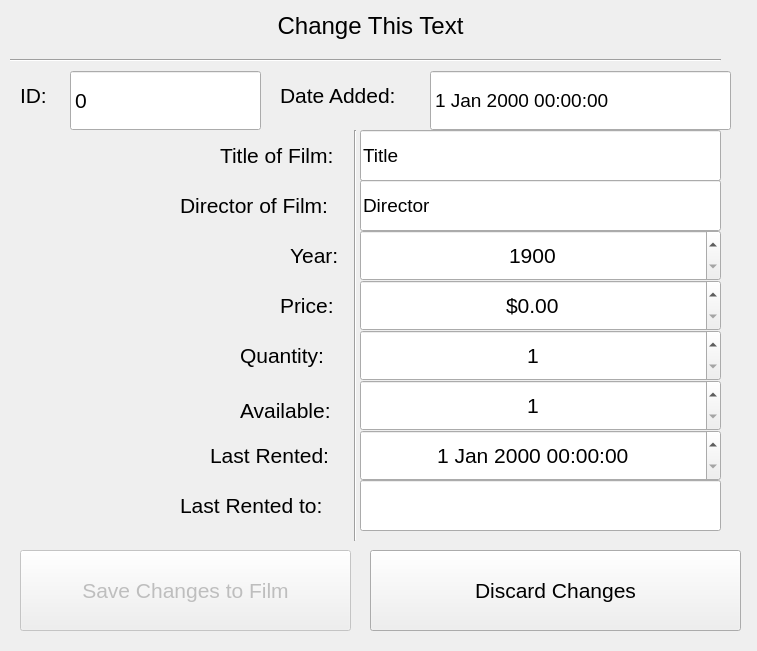
<?xml version="1.0" encoding="UTF-8"?>
<ui version="4.0">
 <class>RentalsForm</class>
 <widget class="QMainWindow" name="RentalsForm">
  <property name="geometry">
   <rect>
    <x>0</x>
    <y>0</y>
    <width>757</width>
    <height>651</height>
   </rect>
  </property>
  <property name="minimumSize">
   <size>
    <width>757</width>
    <height>651</height>
   </size>
  </property>
  <property name="maximumSize">
   <size>
    <width>757</width>
    <height>651</height>
   </size>
  </property>
  <property name="windowTitle">
   <string>MainWindow</string>
  </property>
  <widget class="QWidget" name="centralwidget">
   <widget class="QLabel" name="rentalsHeaderText">
    <property name="geometry">
     <rect>
      <x>100</x>
      <y>10</y>
      <width>541</width>
      <height>31</height>
     </rect>
    </property>
    <property name="font">
     <font>
      <pointsize>18</pointsize>
     </font>
    </property>
    <property name="text">
     <string>Change This Text</string>
    </property>
    <property name="alignment">
     <set>Qt::AlignCenter</set>
    </property>
   </widget>
   <widget class="Line" name="line">
    <property name="geometry">
     <rect>
      <x>10</x>
      <y>50</y>
      <width>711</width>
      <height>21</height>
     </rect>
    </property>
    <property name="orientation">
     <enum>Qt::Horizontal</enum>
    </property>
   </widget>
   <widget class="QLabel" name="label_2">
    <property name="geometry">
     <rect>
      <x>220</x>
      <y>140</y>
      <width>131</width>
      <height>31</height>
     </rect>
    </property>
    <property name="font">
     <font>
      <pointsize>16</pointsize>
     </font>
    </property>
    <property name="text">
     <string>Title of Film:</string>
    </property>
   </widget>
   <widget class="Line" name="line_2">
    <property name="geometry">
     <rect>
      <x>340</x>
      <y>130</y>
      <width>31</width>
      <height>411</height>
     </rect>
    </property>
    <property name="orientation">
     <enum>Qt::Vertical</enum>
    </property>
   </widget>
   <widget class="QLineEdit" name="rentalsTitleField">
    <property name="geometry">
     <rect>
      <x>360</x>
      <y>130</y>
      <width>361</width>
      <height>51</height>
     </rect>
    </property>
    <property name="font">
     <font>
      <pointsize>14</pointsize>
     </font>
    </property>
    <property name="text">
     <string>Title</string>
    </property>
   </widget>
   <widget class="QSpinBox" name="rentalsIdField">
    <property name="geometry">
     <rect>
      <x>70</x>
      <y>70</y>
      <width>191</width>
      <height>61</height>
     </rect>
    </property>
    <property name="font">
     <font>
      <pointsize>16</pointsize>
     </font>
    </property>
    <property name="readOnly">
     <bool>true</bool>
    </property>
    <property name="buttonSymbols">
     <enum>QAbstractSpinBox::NoButtons</enum>
    </property>
   </widget>
   <widget class="QLabel" name="label">
    <property name="geometry">
     <rect>
      <x>180</x>
      <y>190</y>
      <width>171</width>
      <height>31</height>
     </rect>
    </property>
    <property name="sizePolicy">
     <sizepolicy hsizetype="Preferred" vsizetype="Preferred">
      <horstretch>0</horstretch>
      <verstretch>0</verstretch>
     </sizepolicy>
    </property>
    <property name="font">
     <font>
      <pointsize>16</pointsize>
     </font>
    </property>
    <property name="text">
     <string>Director of Film:</string>
    </property>
   </widget>
   <widget class="QLabel" name="label_3">
    <property name="geometry">
     <rect>
      <x>20</x>
      <y>80</y>
      <width>41</width>
      <height>31</height>
     </rect>
    </property>
    <property name="font">
     <font>
      <pointsize>16</pointsize>
     </font>
    </property>
    <property name="text">
     <string>ID:</string>
    </property>
   </widget>
   <widget class="QLineEdit" name="rentalsDirectorField">
    <property name="geometry">
     <rect>
      <x>360</x>
      <y>180</y>
      <width>361</width>
      <height>51</height>
     </rect>
    </property>
    <property name="font">
     <font>
      <pointsize>14</pointsize>
     </font>
    </property>
    <property name="text">
     <string>Director</string>
    </property>
   </widget>
   <widget class="QLabel" name="label_4">
    <property name="geometry">
     <rect>
      <x>290</x>
      <y>240</y>
      <width>61</width>
      <height>31</height>
     </rect>
    </property>
    <property name="font">
     <font>
      <pointsize>16</pointsize>
     </font>
    </property>
    <property name="text">
     <string>Year:</string>
    </property>
   </widget>
   <widget class="QSpinBox" name="rentalsYearField">
    <property name="geometry">
     <rect>
      <x>360</x>
      <y>230</y>
      <width>361</width>
      <height>51</height>
     </rect>
    </property>
    <property name="font">
     <font>
      <pointsize>16</pointsize>
     </font>
    </property>
    <property name="alignment">
     <set>Qt::AlignCenter</set>
    </property>
    <property name="minimum">
     <number>1900</number>
    </property>
    <property name="maximum">
     <number>2100</number>
    </property>
   </widget>
   <widget class="QLabel" name="label_5">
    <property name="geometry">
     <rect>
      <x>280</x>
      <y>290</y>
      <width>61</width>
      <height>31</height>
     </rect>
    </property>
    <property name="font">
     <font>
      <pointsize>16</pointsize>
     </font>
    </property>
    <property name="text">
     <string>Price:</string>
    </property>
   </widget>
   <widget class="QDoubleSpinBox" name="rentalsPriceField">
    <property name="geometry">
     <rect>
      <x>360</x>
      <y>280</y>
      <width>361</width>
      <height>51</height>
     </rect>
    </property>
    <property name="font">
     <font>
      <pointsize>16</pointsize>
     </font>
    </property>
    <property name="alignment">
     <set>Qt::AlignCenter</set>
    </property>
    <property name="prefix">
     <string>$</string>
    </property>
    <property name="maximum">
     <double>22.000000000000000</double>
    </property>
    <property name="singleStep">
     <double>0.500000000000000</double>
    </property>
   </widget>
   <widget class="QDateTimeEdit" name="rentalsDateAddedField">
    <property name="geometry">
     <rect>
      <x>430</x>
      <y>70</y>
      <width>301</width>
      <height>61</height>
     </rect>
    </property>
    <property name="font">
     <font>
      <pointsize>14</pointsize>
     </font>
    </property>
    <property name="readOnly">
     <bool>true</bool>
    </property>
    <property name="buttonSymbols">
     <enum>QAbstractSpinBox::NoButtons</enum>
    </property>
   </widget>
   <widget class="QLabel" name="label_6">
    <property name="geometry">
     <rect>
      <x>280</x>
      <y>80</y>
      <width>131</width>
      <height>31</height>
     </rect>
    </property>
    <property name="font">
     <font>
      <pointsize>16</pointsize>
     </font>
    </property>
    <property name="text">
     <string>Date Added:</string>
    </property>
   </widget>
   <widget class="QLabel" name="label_7">
    <property name="geometry">
     <rect>
      <x>240</x>
      <y>340</y>
      <width>101</width>
      <height>31</height>
     </rect>
    </property>
    <property name="font">
     <font>
      <pointsize>16</pointsize>
     </font>
    </property>
    <property name="text">
     <string>Quantity:</string>
    </property>
   </widget>
   <widget class="QSpinBox" name="rentalsQuantityField">
    <property name="geometry">
     <rect>
      <x>360</x>
      <y>330</y>
      <width>361</width>
      <height>51</height>
     </rect>
    </property>
    <property name="font">
     <font>
      <pointsize>16</pointsize>
     </font>
    </property>
    <property name="alignment">
     <set>Qt::AlignCenter</set>
    </property>
    <property name="minimum">
     <number>1</number>
    </property>
    <property name="maximum">
     <number>10</number>
    </property>
   </widget>
   <widget class="QLabel" name="label_8">
    <property name="geometry">
     <rect>
      <x>240</x>
      <y>390</y>
      <width>101</width>
      <height>41</height>
     </rect>
    </property>
    <property name="font">
     <font>
      <pointsize>16</pointsize>
     </font>
    </property>
    <property name="text">
     <string>Available:</string>
    </property>
   </widget>
   <widget class="QSpinBox" name="rentalsAvailableField">
    <property name="geometry">
     <rect>
      <x>360</x>
      <y>380</y>
      <width>361</width>
      <height>51</height>
     </rect>
    </property>
    <property name="font">
     <font>
      <pointsize>16</pointsize>
     </font>
    </property>
    <property name="alignment">
     <set>Qt::AlignCenter</set>
    </property>
    <property name="minimum">
     <number>1</number>
    </property>
    <property name="maximum">
     <number>10</number>
    </property>
   </widget>
   <widget class="QLabel" name="label_9">
    <property name="geometry">
     <rect>
      <x>210</x>
      <y>440</y>
      <width>131</width>
      <height>31</height>
     </rect>
    </property>
    <property name="font">
     <font>
      <pointsize>16</pointsize>
     </font>
    </property>
    <property name="text">
     <string>Last Rented:</string>
    </property>
   </widget>
   <widget class="QDateTimeEdit" name="rentalsLastRentedField">
    <property name="geometry">
     <rect>
      <x>360</x>
      <y>430</y>
      <width>361</width>
      <height>51</height>
     </rect>
    </property>
    <property name="font">
     <font>
      <pointsize>16</pointsize>
     </font>
    </property>
    <property name="alignment">
     <set>Qt::AlignCenter</set>
    </property>
   </widget>
   <widget class="QLabel" name="label_10">
    <property name="geometry">
     <rect>
      <x>180</x>
      <y>490</y>
      <width>161</width>
      <height>31</height>
     </rect>
    </property>
    <property name="font">
     <font>
      <pointsize>16</pointsize>
     </font>
    </property>
    <property name="text">
     <string>Last Rented to:</string>
    </property>
   </widget>
   <widget class="QLineEdit" name="rentalsLastRentedTo">
    <property name="geometry">
     <rect>
      <x>360</x>
      <y>480</y>
      <width>361</width>
      <height>51</height>
     </rect>
    </property>
    <property name="font">
     <font>
      <pointsize>14</pointsize>
     </font>
    </property>
    <property name="alignment">
     <set>Qt::AlignLeading|Qt::AlignLeft|Qt::AlignVCenter</set>
    </property>
   </widget>
   <widget class="QPushButton" name="rentalsSaveChanges">
    <property name="enabled">
     <bool>false</bool>
    </property>
    <property name="geometry">
     <rect>
      <x>20</x>
      <y>550</y>
      <width>331</width>
      <height>81</height>
     </rect>
    </property>
    <property name="font">
     <font>
      <pointsize>16</pointsize>
     </font>
    </property>
    <property name="text">
     <string>Save Changes to Film</string>
    </property>
   </widget>
   <widget class="QPushButton" name="rentalsDiscardChanges">
    <property name="geometry">
     <rect>
      <x>370</x>
      <y>550</y>
      <width>371</width>
      <height>81</height>
     </rect>
    </property>
    <property name="font">
     <font>
      <pointsize>16</pointsize>
     </font>
    </property>
    <property name="text">
     <string>Discard Changes</string>
    </property>
   </widget>
  </widget>
 </widget>
 <resources/>
 <connections/>
</ui>
